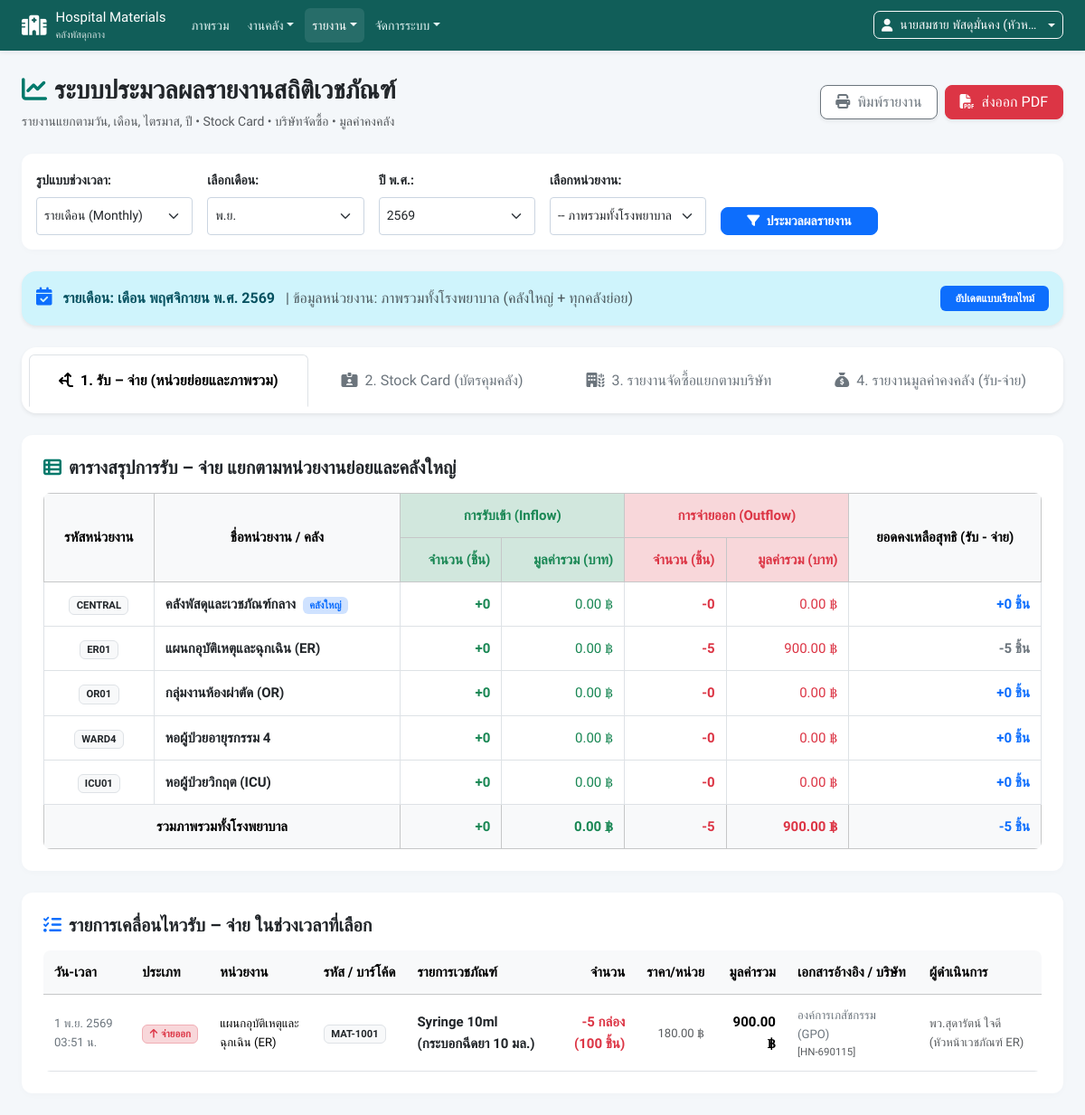
Page /admin/reports.php (signed in) on the earlier database version.
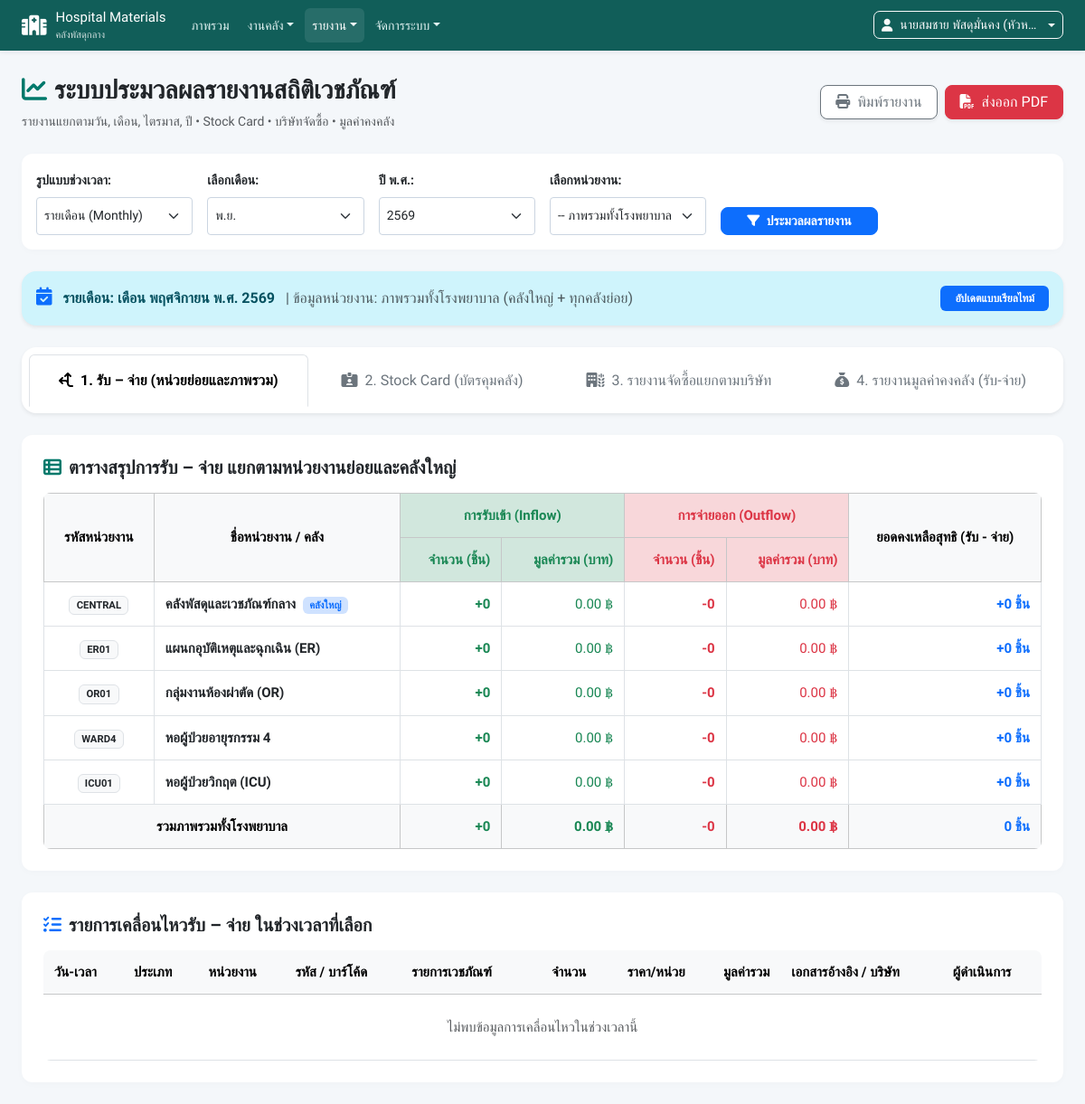
Same page on the later database version.
### tables this page shows
CREATE TABLE `units` (
    `unit_id` INT AUTO_INCREMENT PRIMARY KEY,
    `unit_code` VARCHAR(50) NOT NULL UNIQUE,
    `unit_name` VARCHAR(150) NOT NULL,
    `phone` VARCHAR(50) DEFAULT NULL,
    `location` VARCHAR(150) DEFAULT NULL,
    `created_at` TIMESTAMP DEFAULT CURRENT_TIMESTAMP
);

CREATE TABLE `stock_movements` (
    `movement_id` INT AUTO_INCREMENT PRIMARY KEY,
    `material_id` INT NOT NULL,
    `unit_id` INT NOT NULL,
    `movement_type` ENUM('in', 'out') NOT NULL,
    `quantity` INT NOT NULL,
    `unit_price` DECIMAL(10,2) NOT NULL DEFAULT 0.00,
    `total_price` DECIMAL(12,2) NOT NULL DEFAULT 0.00,
    `balance_after` INT NULL,
    `supplier` VARCHAR(150) NULL,
    `reference_type` VARCHAR(50) NOT NULL,  
    `reference_id` VARCHAR(50) NULL,
    `description` TEXT NULL,
    `performed_by` INT NULL,
    `created_at` TIMESTAMP DEFAULT CURRENT_TIMESTAMP,
    FOREIGN KEY (`material_id`) REFERENCES `materials`(`material_id`) ON DELETE CASCADE,
    FOREIGN KEY (`unit_id`) REFERENCES `units`(`unit_id`) ON DELETE CASCADE,
    FOREIGN KEY (`performed_by`) REFERENCES `users`(`user_id`)
);

CREATE TABLE `materials` (
    `material_id` INT AUTO_INCREMENT PRIMARY KEY,
    `material_code` VARCHAR(100) NOT NULL UNIQUE,
    `material_name` VARCHAR(200) NOT NULL,
    `category` VARCHAR(100) DEFAULT 'เวชภัณฑ์สิ้นเปลือง',
    `unit_unit` VARCHAR(50) NOT NULL DEFAULT 'ชิ้น',
    `min_stock` INT DEFAULT 10,
    `description` TEXT NULL,
    `created_at` TIMESTAMP DEFAULT CURRENT_TIMESTAMP
);

CREATE TABLE `users` (
    `user_id` INT AUTO_INCREMENT PRIMARY KEY,
    `username` VARCHAR(100) NOT NULL UNIQUE,
    `password` VARCHAR(255) NOT NULL,
    `full_name` VARCHAR(150) NOT NULL,
    `role` ENUM('super_admin', 'unit_admin') NOT NULL,
    `unit_id` INT NULL,
    `remember_token` VARCHAR(255) NULL,
    `created_at` TIMESTAMP DEFAULT CURRENT_TIMESTAMP,
    FOREIGN KEY (`unit_id`) REFERENCES `units`(`unit_id`) ON DELETE SET NULL
);

### admin/reports.php (the view, shortened to what the changed rows need)
<?php
require_once __DIR__ . '/../config.php';
$period_type = $_GET['period_type'] ?? 'monthly';
$active_tab = $_GET['tab'] ?? 'receive_dispense';
$today = date('Y-m-d');
$current_year = (int)date('Y');
$current_month = (int)date('m');
$start_date = '';
$end_date   = '';
if ($period_type === 'daily') {
    $date_val = !empty($_GET['daily_date']) ? $_GET['daily_date'] : $today;
    $start_date = $date_val . ' 00:00:00';
    $end_date   = $date_val . ' 23:59:59';
    $period_label = "รายวัน: " . thaiDate($date_val, false);
} elseif ($period_type === 'monthly') {
    $m = !empty($_GET['month']) ? (int)$_GET['month'] : $current_month;
    $y = !empty($_GET['year']) ? (int)$_GET['year'] : $current_year;
    $start_date = sprintf('%04d-%02d-01 00:00:00', $y, $m);
    $last_day = date('t', strtotime(sprintf('%04d-%02d-01', $y, $m)));
    $end_date   = sprintf('%04d-%02d-%02d 23:59:59', $y, $m, $last_day);
} elseif ($period_type === 'yearly') {
    $y = !empty($_GET['year']) ? (int)$_GET['year'] : $current_year;
    $start_date = sprintf('%04d-01-01 00:00:00', $y);
    $end_date   = sprintf('%04d-12-31 23:59:59', $y);
    $period_label = "รายปี: ประจำปี พ.ศ. " . ($y + 543);
}
$unit_summary_sql = "
    SELECT u.unit_id, u.unit_code, u.unit_name,
           SUM(CASE WHEN sm.movement_type = 'in' THEN sm.quantity ELSE 0 END) AS total_in_qty,
           SUM(CASE WHEN sm.movement_type = 'in' THEN sm.total_price ELSE 0 END) AS total_in_val,
           SUM(CASE WHEN sm.movement_type = 'out' THEN sm.quantity ELSE 0 END) AS total_out_qty,
           SUM(CASE WHEN sm.movement_type = 'out' THEN sm.total_price ELSE 0 END) AS total_out_val
    FROM units u
    LEFT JOIN stock_movements sm ON u.unit_id = sm.unit_id AND sm.created_at >= ? AND sm.created_at <= ?
    GROUP BY u.unit_id
    ORDER BY u.unit_id ASC
";
$unit_summary_stmt = $pdo->prepare($unit_summary_sql);
$unit_summary_stmt->execute([$start_date, $end_date]);
$unit_summaries = $unit_summary_stmt->fetchAll();
$movements_filter_sql = "
    SELECT sm.*, m.material_code, m.material_name, m.unit_unit, u.unit_name, u.unit_code, usr.full_name AS performed_by_name
    FROM stock_movements sm
    JOIN materials m ON sm.material_id = m.material_id
    JOIN units u ON sm.unit_id = u.unit_id
    LEFT JOIN users usr ON sm.performed_by = usr.user_id
    WHERE sm.created_at >= ? AND sm.created_at <= ?
";
$params_mov = [$start_date, $end_date];
$movements_filter_sql .= " ORDER BY sm.movement_id DESC LIMIT 100";
$mov_stmt = $pdo->prepare($movements_filter_sql);
$mov_stmt->execute($params_mov);
$filtered_movements = $mov_stmt->fetchAll();
?>
<!DOCTYPE html>
<html lang="th">
<head>
    <link href="https://cdn.jsdelivr.net/npm/bootstrap@5.3.2/dist/css/bootstrap.min.css" rel="stylesheet">
    <link href="https://cdnjs.cloudflare.com/ajax/libs/font-awesome/6.5.1/css/all.min.css" rel="stylesheet">
<link rel="stylesheet" href="<?= BASE_URL ?>/assets/app.css?v=20261102">
</head>
<body>
<?php require __DIR__ . '/../includes/navigation.php'; ?>
<div class="container-fluid py-4 px-lg-4">
    <div class="tab-content">
        <div class="tab-pane fade <?= $active_tab === 'receive_dispense' ? 'show active' : '' ?>" id="tab-rd">
            <div class="card card-report p-4 mb-4">
                <div class="table-responsive">
                    <table class="table table-bordered table-hover align-middle mb-0">
                        <thead class="table-light text-center">
                            <tr>
                                <th rowspan="2" class="align-middle">รหัสหน่วยงาน</th>
                                <th rowspan="2" class="align-middle">ชื่อหน่วยงาน / คลัง</th>
                                <th colspan="2" class="bg-success-subtle text-success">การรับเข้า (Inflow)</th>
                                <th colspan="2" class="bg-danger-subtle text-danger">การจ่ายออก (Outflow)</th>
                                <th rowspan="2" class="align-middle">ยอดคงเหลือสุทธิ (รับ - จ่าย)</th>
                            </tr>
                            <tr>
                                <th class="bg-success-subtle text-success text-end">จำนวน (ชิ้น)</th>
                                <th class="bg-success-subtle text-success text-end">มูลค่ารวม (บาท)</th>
                                <th class="bg-danger-subtle text-danger text-end">จำนวน (ชิ้น)</th>
                                <th class="bg-danger-subtle text-danger text-end">มูลค่ารวม (บาท)</th>
                            </tr>
                        </thead>
                        <tbody>
                            <?php
                            $tot_in_q = 0; $tot_in_v = 0; $tot_out_q = 0; $tot_out_v = 0;
                            foreach ($unit_summaries as $us):
                                $tot_in_q += (int)$us['total_in_qty'];
                                $tot_in_v += (float)$us['total_in_val'];
                                $tot_out_q += (int)$us['total_out_qty'];
                                $tot_out_v += (float)$us['total_out_val'];
                                $net_q = (int)$us['total_in_qty'] - (int)$us['total_out_qty'];
                            ?>
                                <tr>
                                    <td class="text-center"><span class="badge bg-light text-dark border"><?= h($us['unit_code']) ?></span></td>
                                    <td class="fw-semibold text-dark">
                                        <?= h($us['unit_name']) ?>
                                        <?= $us['unit_id'] == 1 ? '<span class="badge bg-primary-subtle text-primary ms-1">คลังใหญ่</span>' : '' ?>
                                    </td>
                                    <td class="text-end fw-bold text-success">+<?= number_format($us['total_in_qty']) ?></td>
                                    <td class="text-end text-success"><?= number_format($us['total_in_val'], 2) ?> ฿</td>
                                    <td class="text-end fw-bold text-danger">-<?= number_format($us['total_out_qty']) ?></td>
                                    <td class="text-end text-danger"><?= number_format($us['total_out_val'], 2) ?> ฿</td>
                                    <td class="text-end fw-bold <?= $net_q >= 0 ? 'text-primary' : 'text-secondary' ?>">
                                        <?= ($net_q >= 0 ? '+' : '') . number_format($net_q) ?> ชิ้น
                                    </td>
                                </tr>
                            <?php endforeach; ?>
                        </tbody>
                        <tfoot class="table-light fw-bold text-end">
                            <tr>
                                <td colspan="2" class="text-center">รวมภาพรวมทั้งโรงพยาบาล</td>
                                <td class="text-success">+<?= number_format($tot_in_q) ?></td>
                                <td class="text-success"><?= number_format($tot_in_v, 2) ?> ฿</td>
                                <td class="text-danger">-<?= number_format($tot_out_q) ?></td>
                                <td class="text-danger"><?= number_format($tot_out_v, 2) ?> ฿</td>
                                <td class="text-primary"><?= number_format($tot_in_q - $tot_out_q) ?> ชิ้น</td>
                            </tr>
                        </tfoot>
                    </table>
                </div>
            </div>
            <div class="card card-report p-4">
                <div class="table-responsive">
                    <table class="table table-hover align-middle mb-0">
                        <thead class="table-light">
                            <tr>
                                <th>วัน-เวลา</th>
                                <th>ประเภท</th>
                                <th>หน่วยงาน</th>
                                <th>รหัส / บาร์โค้ด</th>
                                <th>รายการเวชภัณฑ์</th>
                                <th class="text-end">จำนวน</th>
                                <th class="text-end">ราคา/หน่วย</th>
                                <th class="text-end">มูลค่ารวม</th>
                                <th>เอกสารอ้างอิง / บริษัท</th>
                                <th>ผู้ดำเนินการ</th>
                            </tr>
                        </thead>
                        <tbody>
                            <?php if (empty($filtered_movements)): ?>
                                <tr>
                                    <td colspan="10" class="text-center py-4 text-muted">ไม่พบข้อมูลการเคลื่อนไหวในช่วงเวลานี้</td>
                                </tr>
                            <?php else: ?>
                                <?php foreach ($filtered_movements as $fm): ?>
                                    <tr>
                                        <td class="small text-secondary"><?= thaiDate($fm['created_at'], true) ?></td>
                                        <td>
                                            <?php if ($fm['movement_type'] === 'in'): ?>
                                                <span class="badge bg-success-subtle text-success border border-success-subtle">
                                                    <i class="fa-solid fa-arrow-down me-1"></i>รับเข้า
                                                </span>
                                            <?php else: ?>
                                                <span class="badge bg-danger-subtle text-danger border border-danger-subtle">
                                                    <i class="fa-solid fa-arrow-up me-1"></i>จ่ายออก
                                                </span>
                                            <?php endif; ?>
                                        </td>
                                        <td class="small"><?= h($fm['unit_name']) ?></td>
                                        <td><span class="badge bg-light text-dark border"><?= h($fm['material_code']) ?></span></td>
                                        <td class="fw-semibold text-dark"><?= h($fm['material_name']) ?></td>
                                        <td class="text-end fw-bold <?= $fm['movement_type'] === 'in' ? 'text-success' : 'text-danger' ?>">
                                            <?= $fm['movement_type'] === 'in' ? '+' : '-' ?><?= number_format($fm['quantity']) ?> <?= h($fm['unit_unit']) ?>
                                        </td>
                                        <td class="text-end small text-muted"><?= number_format($fm['unit_price'], 2) ?> ฿</td>
                                        <td class="text-end fw-bold"><?= number_format($fm['total_price'], 2) ?> ฿</td>
                                        <td class="small text-secondary">
                                            <?= h($fm['supplier'] ?: $fm['description']) ?>
                                            <?php if (!empty($fm['reference_id'])): ?>
                                                <small class="d-block text-muted">[<?= h($fm['reference_id']) ?>]</small>
                                            <?php endif; ?>
                                        </td>
                                        <td class="small text-muted"><?= h($fm['performed_by_name'] ?? 'ระบบ') ?></td>
                                    </tr>
                                <?php endforeach; ?>
                            <?php endif; ?>
                        </tbody>
                    </table>
                </div>
            </div>
        </div>
    </div>
</div>
</body>
</html>

### includes/navigation.php (shortened to what the changed rows need)
<?php
$navIsUnit = basename(dirname($_SERVER['SCRIPT_NAME'])) === 'unit';
$navPage = basename($_SERVER['SCRIPT_NAME']);
$navUnitQuery = $navIsUnit && isset($_GET['unit_id']) && $_SESSION['role'] === 'super_admin'
    ? '?unit_id=' . (int)$current_unit_id : '';
$navHome = BASE_URL . ($navIsUnit ? '/unit/dashboard.php' . $navUnitQuery : '/admin/dashboard.php');
$navGroups = $navIsUnit ? [
    'งานพัสดุ' => [
        [$navHome . '#requisitions_tab', 'ใบขอเบิกคลังกลาง'],
        [$navHome . '#usages_tab', 'ประวัติเบิกใช้'],
        [$navHome . '#borrows_tab', 'ยืม–คืนพัสดุ'],
        [BASE_URL . '/unit/scan.php' . $navUnitQuery, 'สแกนบาร์โค้ด / QR'],
    ],
    'รายงาน' => [[BASE_URL . '/report_pdf.php?type=unit&unit_id=' . (int)$current_unit_id, 'รายงานพัสดุในห้อง']],
] : [
    'งานคลัง' => [
        [BASE_URL . '/admin/stock_in_out.php', 'รับเข้า–จ่ายออกบาร์โค้ด'],
        [BASE_URL . '/admin/dashboard.php#requisitions_section', 'ใบขอเบิกพัสดุ'],
        [BASE_URL . '/admin/scan_approve.php', 'สแกน QR อนุมัติ'],
        [BASE_URL . '/admin/subunits_stock.php', 'สต็อกคลังย่อย'],
        [BASE_URL . '/admin/refill.php', 'เติมพัสดุ (Refill)'],
    ],
    'รายงาน' => [
        [BASE_URL . '/admin/reports.php', 'รายงานสถิติ'],
        [BASE_URL . '/report_pdf.php?type=inventory', 'PDF สต็อกคลังกลาง'],
        [BASE_URL . '/report_pdf.php?type=borrows', 'PDF การยืม–คืน'],
    ],
    'จัดการระบบ' => [
        [BASE_URL . '/admin/users.php', 'ผู้ใช้งาน'],
        [BASE_URL . '/admin/units.php', 'หน่วยงาน / แผนก'],
        [BASE_URL . '/admin/categories.php', 'หมวดหมู่พัสดุ'],
        [BASE_URL . '/admin/settings.php', 'ตั้งค่าระบบ'],
    ],
];
?>
<nav class="navbar navbar-expand-lg navbar-dark app-navbar sticky-top no-print" aria-label="เมนูหลัก">
    <div class="container-fluid">
        <div class="collapse navbar-collapse" id="appNavigation">
            <ul class="navbar-nav me-auto">
                <?php foreach ($navGroups as $navLabel => $navLinks):
                    $navGroupActive = false;
                    foreach ($navLinks as [$navCheckUrl]) {
                        if (!str_contains($navCheckUrl, '#') && basename(parse_url($navCheckUrl, PHP_URL_PATH)) === $navPage) $navGroupActive = true;
                    }
                ?>
                <li class="nav-item dropdown">
                    <button class="nav-link dropdown-toggle <?= $navGroupActive ? 'active' : '' ?>" data-bs-toggle="dropdown" type="button" aria-expanded="false"><?= h($navLabel) ?></button>
                </li>
                <?php endforeach; ?>
            </ul>
        </div>
    </div>
</nav>

Differences in the rows shown:
removed stock_movements: created_at "1 พ.ย. 2569 03:51 น.", movement_type "out" (drawn), unit.unit_name "แผนกอุบัติเหตุและฉุกเฉิน (ER)", material.material_code "MAT-1001", material.material_name "Syringe 10ml (กระบอกฉีดยา 10 มล.)", quantity "5", material.unit_unit "กล่อง (100 ชิ้น)", unit_price "180.00", total_price "900.00", supplier "องค์การเภสัชกรรม (GPO)", reference "HN-690115", performed_by.full_name "พว.สุดารัตน์ ใจดี (หัวหน้าเวชภัณฑ์ ER)"
shown differently, row unchanged: units "แผนกอุบัติเหตุและฉุกเฉิน (ER)": total_out_qty "5" → "0"; total_out_val "900.00" → "0.00"; net_q "-5" → "0"; now shows "+"
Other differences:
$tot_out_q: "5" → "0"
$tot_out_v: "900.00" → "0.00"
$tot_in_q - $tot_out_q: "-5" → "0"
text now shown: "ไม่พบข้อมูลการเคลื่อนไหวในช่วงเวลานี้"
